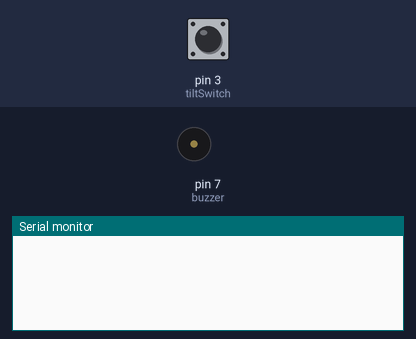
Simulated run of this sketch. Board: Arduino Uno, built with avr-gcc and run on an emulated ATmega328P. Parts: buzzer (waves = sounding), the last lines printed to the serial monitor. Inputs (shaded band) come from the test bench; at power-on: pin 3 (tiltSwitch) LOW.

Above: at 1.2 s.
1.3 s: pin 3 (tiltSwitch) pulled HIGH for 0.15 s
At 1.8 s:
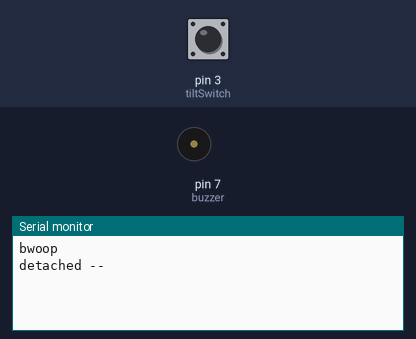
At 3.4 s:
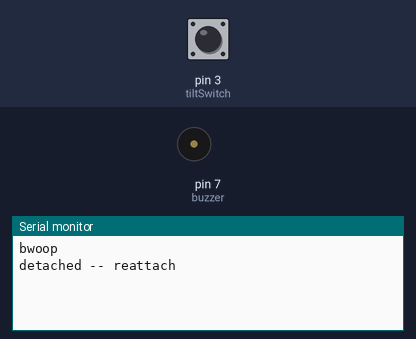

The sketch:

tilt_sensor.ino
```cpp
// tilt sensor: digital input, when the circuit is wiggled around the plate disconnects
// note: requires a 240 resistor between the sensor and ground

int tiltSwitch = 3;
int buzzer = 7;

bool bwoop = false;

void setup() {
  // put your setup code here, to run once:
  Serial.begin(9600);
  pinMode(tiltSwitch, INPUT);
  pinMode(buzzer, OUTPUT);
  // interrupts https://www.arduino.cc/reference/en/language/functions/external-interrupts/attachinterrupt/
  attachInterrupt(digitalPinToInterrupt(tiltSwitch), makeBwoop, RISING);
}

void loop() {
  // put your main code here, to run repeatedly:
  if (bwoop) {
    detachInterrupt(digitalPinToInterrupt(tiltSwitch));
    Serial.print("detached -- ");
    for (int i = 440; i < 600; i++) {
      tone(buzzer, i, 50);
      delay(5);
    }
    noTone(buzzer);
    bwoop = false;
    attachInterrupt(digitalPinToInterrupt(tiltSwitch), makeBwoop, RISING);
    Serial.println("reattach");
  };
}

void makeBwoop() {
  bwoop = true;
  Serial.println("bwoop");
}
```

Measured:
- after the input at 1.3 s, the serial monitor: prints a new line at once (image 1)
